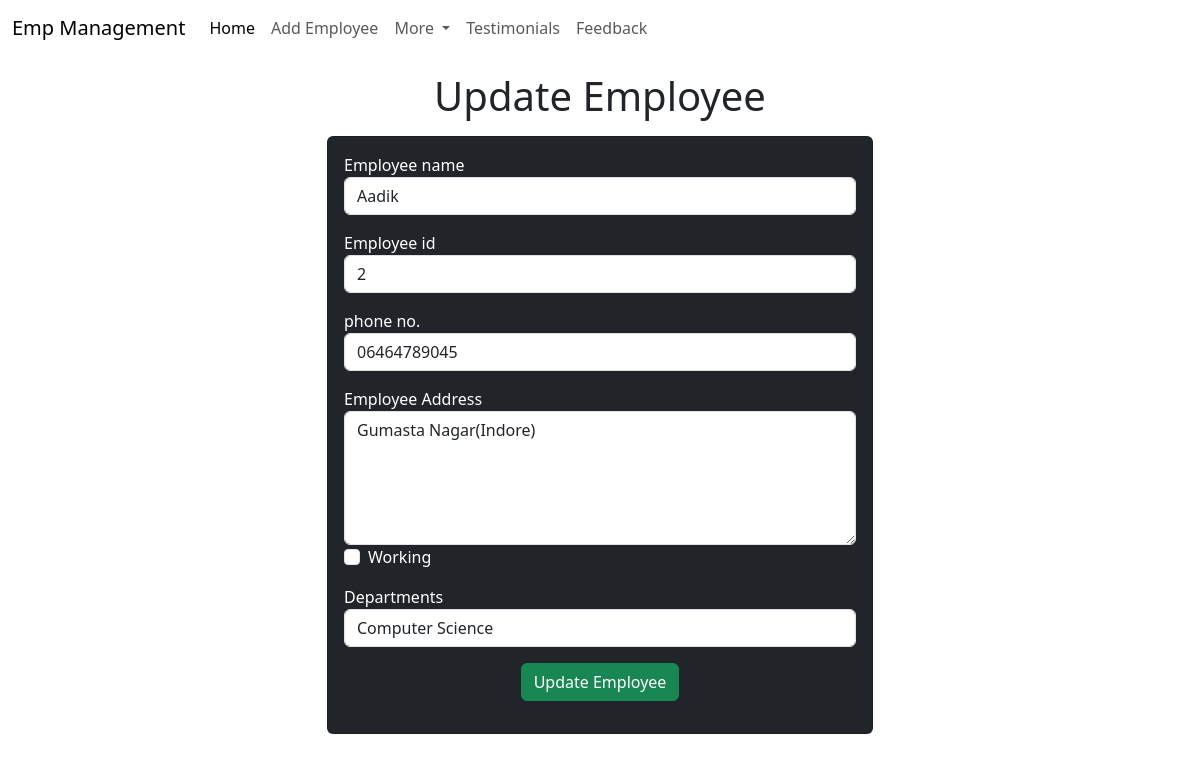
Page /Emp/update-Emp/2 on the committed database.
### Emp/models.py (models this page shows, shortened)
class Emp(models.Model):
    name = models.CharField(max_length=200)
    emp_id = models.CharField(max_length=200)  # Use IntegerField for employee ID
    phone = models.CharField(max_length=10)  # Increased max length for phone
    address = models.CharField(max_length=150)
    working = models.BooleanField(default=True)
    department = models.CharField(max_length=10)

### Emp/views.py (the view)
# urls.py: path("update-Emp/<int:emp_id>",update_emp),
def update_emp(request,emp_id):
    emp=Emp.objects.get(pk=emp_id)
    return render(request, "emp/update_emp.html",{
        'emp':emp
    })

### templates/emp/update_emp.html (shortened to what this page needs)
<!doctype html>
<html lang="en">
  <head>
    <link href="https://cdn.jsdelivr.net/npm/bootstrap@5.3.2/dist/css/bootstrap.min.css" rel="stylesheet">
  </head>
  <body>
    {% include 'emp/Navbar.html'%}
    <h1 class="text-center my-3">Update Employee</h1>
    <div class="container">
        <div class="row">
            <div class="col-md-6 offset-md-3">
                <div class="card bg-dark text-white">
                    <div class="card-body">
                        <form action="/Emp/do-update-Emp/{{emp.id}}"method="POST">
                            <div class="mb-3">
                                <label for="name">Employee name</label>
                                <input id="name" type="text" class="form-control" placeholder="Enter emp name" name="emp_name" value="{{emp.name}}">
                            </div>
                            <div class="mb-3">
                                <label for="id">Employee id</label>
                                <input id="id" type="text" class="form-control" placeholder="Enter emp id" name="emp_id" value="{{emp.id}}">
                            </div>
                            <div class="mb-3">
                                <label for="phone">phone no.</label>
                                <input id="phone" type="text" class="form-control" placeholder="Enter phone no." name="emp_phone" value="{{emp.phone}}">
                            </div>
                           <div class="mb-3">
                                <label for="address">Employee Address</label>
                                 <textarea name="emp_address" id="address" cols="30" rows="5" class= "form-control">{{emp.address}}</textarea>
                            <div class="mb-3 form-check">
                                <label for="working">Working</label>
                                  <input {% if emp.working %} checked {% endif %} id="working" name="emp_working" type= "checkbox" class="form-check-input">
                            </div>
                            <div class="mb-3">
                                <label for="department">Departments</label>
                                   <select value="{{emp.dapartment}}" name="emp_department" id="department" type="select" class="form-control">
                                    <option value="CSE">Computer Science</option>
                                   </select>
                            </div>
                             <div class="container text-center">
                                <button class="btn btn-success">
                                    Update Employee
                                </button>
                             </div>
                        </form>
                    </div>
                </div>
            </div>
        </div>
    </div>
  </body>
</html>

### rows in the picture
Emp: emp_name "Aadik", emp_id "2", emp_phone "06464789045", emp_address "Gumasta Nagar(Indore)"
